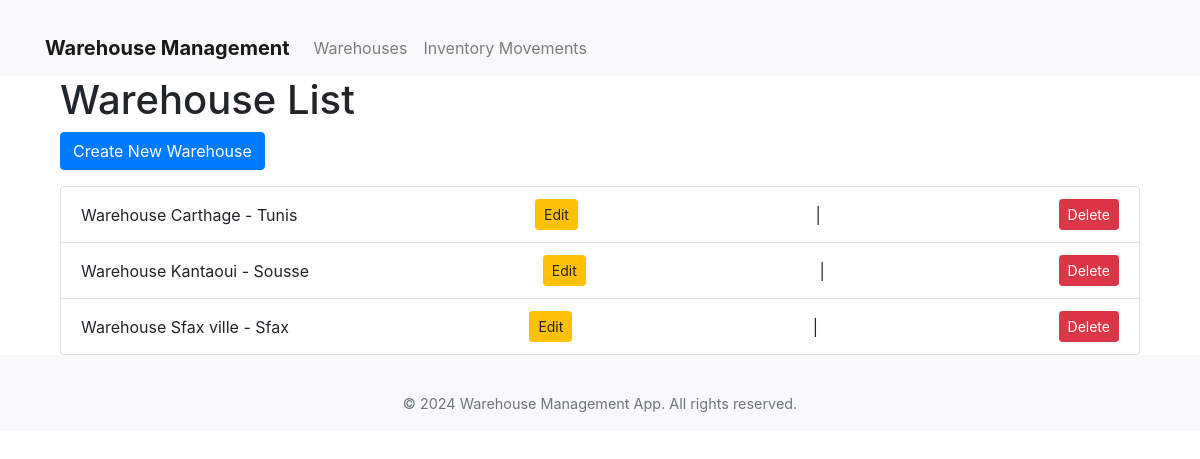
The app's page /warehouses/warehouses/ with its own data.
### warehouses/models.py (models this page shows, shortened)
class Warehouse(models.Model):
    name = models.CharField(max_length=255, unique=True, verbose_name="Warehouse Name")
    location = models.CharField(max_length=255, verbose_name="Location")
    class Meta:
        verbose_name = "Warehouse"
        verbose_name_plural = "Warehouses"
        ordering = ['name']

### warehouses/views.py (the view)
# urls.py: path('warehouses/', views.warehouse_list, name='warehouse_list'),
def warehouse_list(request):
    warehouses = Warehouse.objects.all()
    return render(request, 'warehouses/warehouse_list.html', {'warehouses': warehouses})

### warehouses/templates/warehouses/warehouse_list.html (shortened to what this page needs)
{% extends 'warehouses/layout.html' %}
{% block content %}
<div class="container">
    <h1>Warehouse List</h1>
    <a href="{% url 'warehouses:warehouse_create' %}" class="btn btn-primary mb-3">Create New Warehouse</a>
    <ul class="list-group">
        {% for warehouse in warehouses %}
            <li class="list-group-item">
                {{ warehouse.name }} - {{ warehouse.location }}
                <a href="{% url 'warehouses:warehouse_update' warehouse.pk %}" class="btn btn-sm btn-warning">Edit</a> |
                <a href="{% url 'warehouses:warehouse_delete' warehouse.pk %}" class="btn btn-sm btn-danger">Delete</a>
            </li>
        {% endfor %}
    </ul>
</div>
{% endblock %}

### warehouses/templates/warehouses/layout.html (style rules this page uses)
body { padding-top: 56px; }
.container { margin-top: 20px; }
.list-group-item { display: flex; justify-content: space-between; align-items: center; }

### records on screen
Warehouse: name "Warehouse Carthage", location "Tunis"
Warehouse: name "Warehouse Kantaoui", location "Sousse"
Warehouse: name "Warehouse Sfax ville", location "Sfax"
